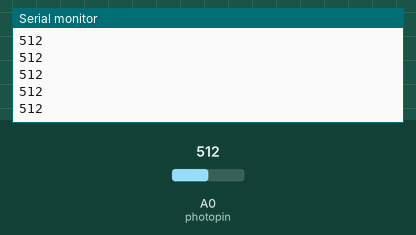
Simulated run of this sketch. Board: Arduino Uno, built with avr-gcc and run on an emulated ATmega328P. Parts: the last lines printed to the serial monitor. Inputs (shaded band) come from the test bench; at power-on: A0 (photopin) = 512.

Above: at 1.2 s.
1.3 s: A0 (photopin) set to 716
At 1.31 s:
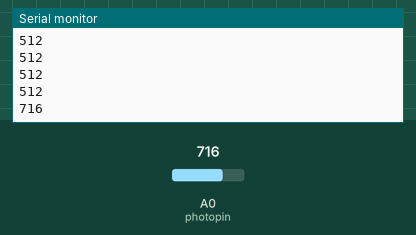
2.8 s: A0 (photopin) set to 900
At 2.81 s:
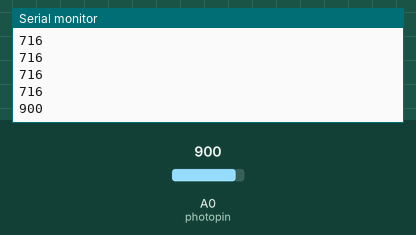
Timing chart, 0 to 5.8 s (numbered marks = the images above; inputs shaded):
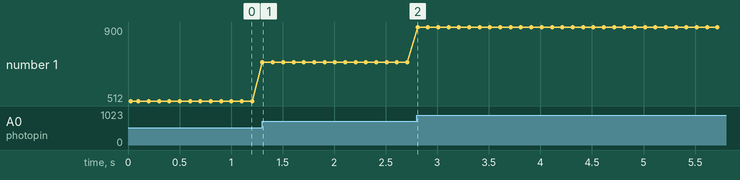

The sketch:

light_read.ino
```cpp
////////////////////////////////
//Joseph Doyle, UML Spring '19//
//EECE 1070-821 Lab           //
//light_read.ino              //
////////////////////////////////

#define photopin 0

void setup() {
  Serial.begin(9600);
  Serial.println("Photo Resistor Reading");
}

void loop() {
  int n = analogRead(photopin); //read and print out the value
  Serial.println(n);
  delay(100);
}
```

Measured:
- after the input at 1.3 s, the serial monitor: prints a new line at once (image 1)
- after the input at 2.8 s, the serial monitor: prints a new line at once (image 2)
- plotted number 1: 512 → 716 after the input at 1.3 s, 716 → 900 after the input at 2.8 s
